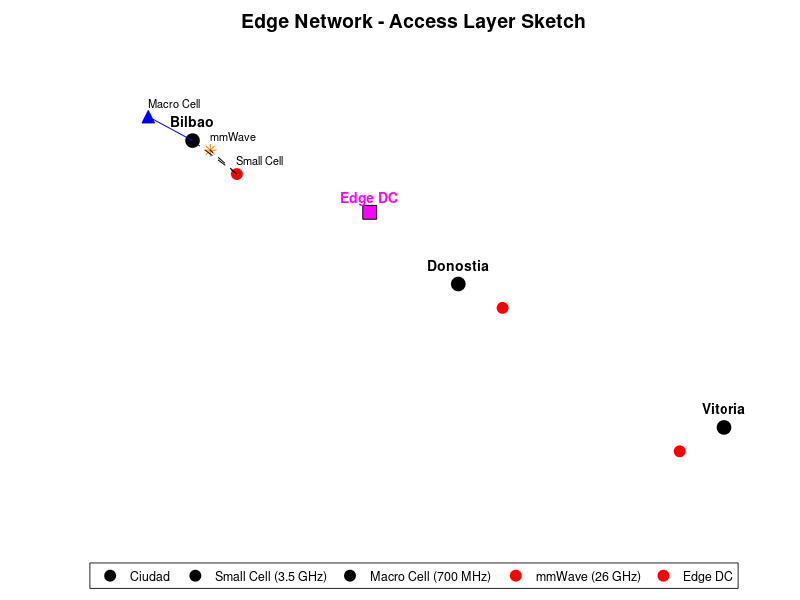

Recreate this plot in MATLAB.
function edge_network
    close all; clc;

    % Figura base (diagrama esquemático, no georreferenciado)
    figure('Color','w','Position',[100 100 900 600]);
    ax = axes;
    axis off;
    hold on;

    % Posiciones simuladas para el diagrama
    pos = struct();
    pos.city1 = [2, 8];   % Bilbao
    pos.city2 = [5, 5];   % Donostia
    pos.city3 = [8, 2];   % Vitoria

    % Dibujar ciudades principales
    plot(pos.city1(1), pos.city1(2), 'ko', 'MarkerSize', 10, 'MarkerFaceColor', 'k');
    text(pos.city1(1), pos.city1(2)+0.4, 'Bilbao', 'HorizontalAlignment','center', 'FontWeight','bold');

    plot(pos.city2(1), pos.city2(2), 'ko', 'MarkerSize', 10, 'MarkerFaceColor', 'k');
    text(pos.city2(1), pos.city2(2)+0.4, 'Donostia', 'HorizontalAlignment','center', 'FontWeight','bold');

    plot(pos.city3(1), pos.city3(2), 'ko', 'MarkerSize', 10, 'MarkerFaceColor', 'k');
    text(pos.city3(1), pos.city3(2)+0.4, 'Vitoria', 'HorizontalAlignment','center', 'FontWeight','bold');

    % Small Cells (3.5 GHz)
    plot(2.5, 7.3, 'ro', 'MarkerSize', 8, 'MarkerFaceColor','r');
    text(2.5, 7.6, 'Small Cell', 'FontSize',8);

    plot(5.5, 4.5, 'ro', 'MarkerSize', 8, 'MarkerFaceColor','r');
    plot(7.5, 1.5, 'ro', 'MarkerSize', 8, 'MarkerFaceColor','r');

    % Macro Cells (700 MHz)
    plot(1.5, 8.5, '^b', 'MarkerSize', 9, 'MarkerFaceColor','b');
    text(1.5, 8.8, 'Macro Cell', 'FontSize',8);

    % mmWave cells (26 GHz)
    plot(2.2, 7.8, '*', 'MarkerSize', 9, 'Color', [1 0.5 0]);
    text(2.2, 8.1, 'mmWave', 'FontSize',8);

    % Edge DCs
    plot(4, 6.5, 's', 'MarkerSize', 10, 'MarkerFaceColor','m', 'MarkerEdgeColor','k');
    text(4, 6.8, 'Edge DC', 'HorizontalAlignment','center', 'FontWeight','bold', 'Color', 'm');

    % Líneas entre elementos (enlaces lógicos)
    line([2 2.5], [8 7.3], 'Color','k','LineStyle','--');
    line([2.5 2.2], [7.3 7.8], 'Color','k','LineStyle','--');
    line([1.5 2], [8.5 8], 'Color','b');

    % Leyenda
    legend({'Ciudad','Small Cell (3.5 GHz)','Macro Cell (700 MHz)','mmWave (26 GHz)','Edge DC'}, ...
        'Location','southoutside','Orientation','horizontal','FontSize',9);

    title('Edge Network - Access Layer Sketch','FontSize',14,'FontWeight','bold');
end
